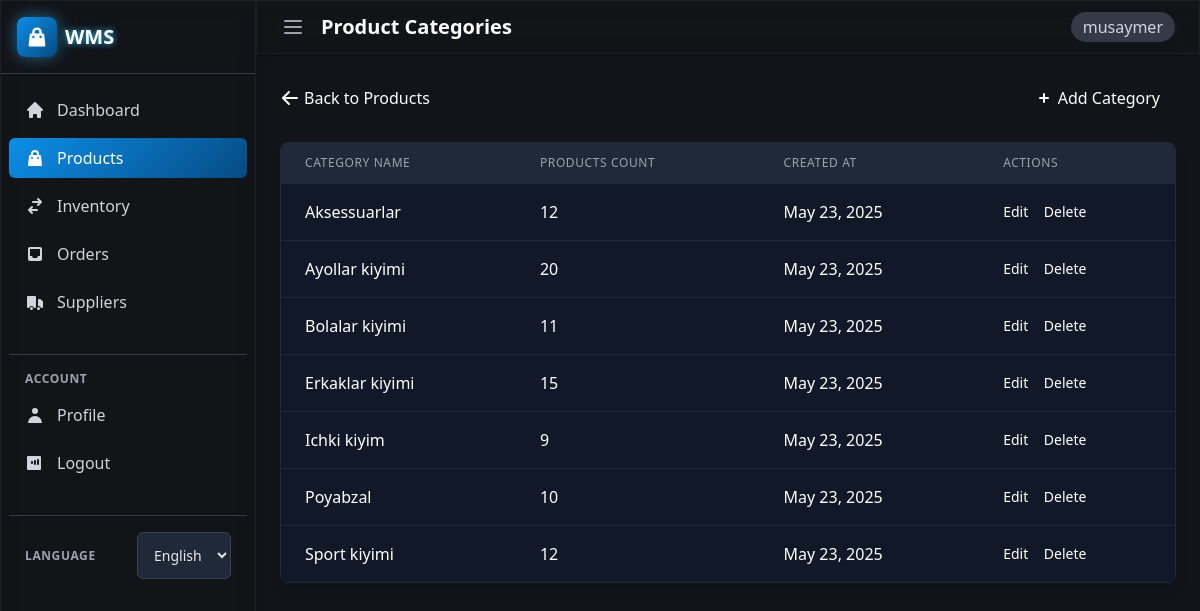
/products/categories/ (signed in), run on the app's committed database.
### products/models.py (models this page shows, shortened)
class Category(models.Model):
    name = models.CharField(_("Category Name"), max_length=100)
    description = models.TextField(_("Description"), blank=True, null=True)
    created_at = models.DateTimeField(_("Created At"), auto_now_add=True)
    updated_at = models.DateTimeField(_("Updated At"), auto_now=True)
    class Meta:
        verbose_name = _("Category")
        verbose_name_plural = _("Categories")

### products/views.py (the view)
# urls.py: path('categories/', views.category_list, name='category_list'),
@login_required
def category_list(request):
    categories = Category.objects.all().order_by('name')
    context = {
        'categories': categories,
    }
    return render(request, 'products/category_list.html', context)

### templates/products/category_list.html (shortened to what this page needs)
{% extends 'base.html' %}
{% load i18n %}
{% block header_title %}{% trans "Product Categories" %}{% endblock %}
{% block content %}
<div class="mb-6 flex items-center justify-between">
    <a href="{% url 'product_list' %}" class="text-primary-400 hover:text-primary-300 flex items-center">
        <svg xmlns="http://www.w3.org/2000/svg" class="h-5 w-5 mr-1" viewBox="0 0 20 20" fill="currentColor">
            <path fill-rule="evenodd" d="M9.707 16.707a1 1 0 01-1.414 0l-6-6a1 1 0 010-1.414l6-6a1 1 0 011.414 1.414L5.414 9H17a1 1 0 110 2H5.414l4.293 4.293a1 1 0 010 1.414z" clip-rule="evenodd" />
        </svg>
        {% trans "Back to Products" %}
    </a>
    <a href="{% url 'category_create' %}" class="px-4 py-2 bg-primary-500 text-white rounded-md hover:bg-primary-600 focus:outline-none focus:ring-2 focus:ring-primary-500 focus:ring-offset-2 focus:ring-offset-gray-900 transition-colors flex items-center">
        <svg xmlns="http://www.w3.org/2000/svg" class="h-5 w-5 mr-1" viewBox="0 0 20 20" fill="currentColor">
            <path fill-rule="evenodd" d="M10 5a1 1 0 011 1v3h3a1 1 0 110 2h-3v3a1 1 0 11-2 0v-3H6a1 1 0 110-2h3V6a1 1 0 011-1z" clip-rule="evenodd" />
        </svg>
        {% trans "Add Category" %}
    </a>
</div>
<div class="bg-gray-900 rounded-lg shadow-lg border border-gray-800 overflow-hidden animate-fade-in">
    <div class="overflow-x-auto">
        <table class="min-w-full divide-y divide-gray-800">
            <thead class="bg-gray-800">
                <tr>
                    <th scope="col" class="px-6 py-3 text-left text-xs font-medium text-gray-400 uppercase tracking-wider">
                        {% trans "Category Name" %}
                    </th>
                    <th scope="col" class="px-6 py-3 text-left text-xs font-medium text-gray-400 uppercase tracking-wider">
                        {% trans "Products Count" %}
                    </th>
                    <th scope="col" class="px-6 py-3 text-left text-xs font-medium text-gray-400 uppercase tracking-wider">
                        {% trans "Created At" %}
                    </th>
                    <th scope="col" class="px-6 py-3 text-left text-xs font-medium text-gray-400 uppercase tracking-wider">
                        {% trans "Actions" %}
                    </th>
                </tr>
            </thead>
            <tbody class="bg-gray-900 divide-y divide-gray-800">
                {% for category in categories %}
                <tr class="hover:bg-gray-800 transition-colors">
                    <td class="px-6 py-4 whitespace-nowrap">
                        <div class="font-medium">{{ category.name }}</div>
                    </td>
                    <td class="px-6 py-4 whitespace-nowrap">
                        {{ category.products.count }}
                    </td>
                    <td class="px-6 py-4 whitespace-nowrap">
                        {{ category.created_at|date:"M d, Y" }}
                    </td>
                    <td class="px-6 py-4 whitespace-nowrap text-sm">
                        <a href="{% url 'category_update' category.id %}" class="text-primary-400 hover:text-primary-300 mr-3">{% trans "Edit" %}</a>
                        <a href="{% url 'category_delete' category.id %}" class="text-primary-400 hover:text-primary-300">{% trans "Delete" %}</a>
                    </td>
                </tr>
                {% empty %}
                <tr>
                    <td colspan="4" class="px-6 py-4 text-center text-gray-400">
                        {% trans "No categories found. Add your first category!" %}
                    </td>
                </tr>
                {% endfor %}
            </tbody>
        </table>
    </div>
</div>
{% endblock %}

### templates/base.html (shortened to what this page needs)
{% load static %}
{% load i18n %}
<!DOCTYPE html>
<html lang="{{ LANGUAGE_CODE }}">
<head>
    <script src="https://cdn.tailwindcss.com"></script>
</head>
<body class="bg-dark-950 text-white min-h-screen flex flex-col">
    {% if user.is_authenticated %}
    <div class="flex h-screen overflow-hidden">
        <aside id="sidebar" class="glass w-64 fixed h-full transition-all duration-300 ease-in-out z-20 shadow-lg">
            <div class="flex items-center justify-between p-4 border-b border-dark-800">
                <div class="flex items-center space-x-2">
                    <div class="bg-gradient-brand p-2 rounded-lg shadow-glow">
                    </div>
                    <h1 class="text-xl font-bold neon-text">WMS</h1>
                </div>
            </div>
            <nav class="mt-4 px-2">
                <ul class="space-y-2">
                    <li>
                        <a href="{% url 'dashboard' %}" class="flex items-center px-4 py-2 text-gray-300 hover:bg-dark-800 hover:text-white rounded-md transition-colors group ">
                            <span>{% trans "Dashboard" %}</span>
                        </a>
                    </li>
                    <li>
                        <a href="{% url 'product_list' %}" class="flex items-center px-4 py-2 text-gray-300 hover:bg-dark-800 hover:text-white rounded-md transition-colors group {% if '/products/' in request.path %}bg-gradient-brand text-white{% endif %}">
                            <span>{% trans "Products" %}</span>
                        </a>
                    </li>
                    <li>
                        <a href="{% url 'stock_movement_list' %}" class="flex items-center px-4 py-2 text-gray-300 hover:bg-dark-800 hover:text-white rounded-md transition-colors group ">
                            <span>{% trans "Inventory" %}</span>
                        </a>
                    </li>
                    <li>
                        <a href="{% url 'order_list' %}" class="flex items-center px-4 py-2 text-gray-300 hover:bg-dark-800 hover:text-white rounded-md transition-colors group ">
                            <svg xmlns="http://www.w3.org/2000/svg" class="h-5 w-5 mr-3 group-hover:text-brand-400" viewBox="0 0 20 20" fill="currentColor">
                                <path fill-rule="evenodd" d="M5 3a2 2 0 00-2 2v10a2 2 0 002 2h10a2 2 0 002-2V5a2 2 0 00-2-2H5zm0 2h10v7h-2l-1 2H8l-1-2H5V5z" clip-rule="evenodd" />
                            </svg>
                            <span>{% trans "Orders" %}</span>
                        </a>
                    </li>
                    <li>
                        <a href="{% url 'supplier_list' %}" class="flex items-center px-4 py-2 text-gray-300 hover:bg-dark-800 hover:text-white rounded-md transition-colors group ">
                            <span>{% trans "Suppliers" %}</span>
                        </a>
                    </li>
                </ul>
                <div class="mt-8 pt-4 border-t border-dark-800">
                    <h3 class="px-4 text-xs font-semibold text-gray-400 uppercase tracking-wider">
                        {% trans "Account" %}
                    </h3>
                    <ul class="mt-2 space-y-2">
                        <li>
                            <a href="{% url 'profile' %}" class="flex items-center px-4 py-2 text-gray-300 hover:bg-dark-800 hover:text-white rounded-md transition-colors group ">
                                <svg xmlns="http://www.w3.org/2000/svg" class="h-5 w-5 mr-3 group-hover:text-brand-400" viewBox="0 0 20 20" fill="currentColor">
                                    <path fill-rule="evenodd" d="M10 9a3 3 0 100-6 3 3 0 000 6zm-7 9a7 7 0 1114 0H3z" clip-rule="evenodd" />
                                </svg>
                                <span>{% trans "Profile" %}</span>
                            </a>
                        </li>
                        <li>
                            <a href="{% url 'logout' %}" class="flex items-center px-4 py-2 text-gray-300 hover:bg-dark-800 hover:text-white rounded-md transition-colors group">
                                <span>{% trans "Logout" %}</span>
                            </a>
                        </li>
                    </ul>
                </div>
                <div class="mt-8 pt-4 border-t border-dark-800">
                    <div class="px-4 flex items-center justify-between">
                        <h3 class="text-xs font-semibold text-gray-400 uppercase tracking-wider">
                            {% trans "Language" %}
                        </h3>
                        <form action="{% url 'set_language' %}" method="post" class="inline">
                            <select name="language" onchange="this.form.submit()" class="bg-dark-800 text-white text-sm rounded-md border-0 focus:ring-2 focus:ring-brand-500">
                                {% get_current_language as CURRENT_LANGUAGE %}
                                {% get_available_languages as LANGUAGES %}
                                {% for lang_code, lang_name in LANGUAGES %}
                                    <option value="{{ lang_code }}" {% if lang_code == CURRENT_LANGUAGE %}selected{% endif %}>
                                        {{ lang_name }}
                                    </option>
                                {% endfor %}
                            </select>
                        </form>
                    </div>
                </div>
            </nav>
        </aside>
        <div class="flex-1 ml-64 transition-all duration-300 ease-in-out main-content">
            <header class="glass shadow-md sticky top-0 z-10">
                <div class="flex items-center justify-between px-6 py-3">
                    <div class="flex items-center">
                        <button id="sidebar-toggle" class="text-gray-400 hover:text-white mr-4">
                            <svg xmlns="http://www.w3.org/2000/svg" class="h-6 w-6" fill="none" viewBox="0 0 24 24" stroke="currentColor">
                                <path stroke-linecap="round" stroke-linejoin="round" stroke-width="2" d="M4 6h16M4 12h16M4 18h16" />
                            </svg>
                        </button>
                        <h2 class="text-xl font-semibold">{% block header_title %}{% trans "Dashboard" %}{% endblock %}</h2>
                    </div>
                    <div class="flex items-center space-x-4">
                        <div class="relative">
                            <span class="text-gray-300 bg-dark-800 px-3 py-1 rounded-full">{{ user.username }}</span>
                        </div>
                    </div>
                </div>
            </header>
            <main class="p-6 page-content">
                {% block content %}{% endblock %}
            </main>
        </div>
    </div>
    {% endif %}
</body>
</html>

### templates/base.html (style rules this page uses)
.bg-gradient-brand { background: linear-gradient(135deg, #0c8ee7 0%, #064b84 100%); }
.glass { background: rgba(19, 20, 25, 0.7); backdrop-filter: blur(10px); -webkit-backdrop-filter: blur(10px); border: 1px solid rgba(255, 255, 255, 0.05); }
.neon-text { text-shadow: 0 0 5px rgba(56, 189, 248, 0.7), 0 0 10px rgba(56, 189, 248, 0.5); }
input, select, textarea { background-color: #1f2937 !important; border: 1px solid #374151 !important; border-radius: 0.375rem !important; padding: 0.75rem !important; color: #e5e7eb !important; transition: all 0.2s ease !important; font-size: 0.875rem !important; }

### data on the page
Category: name "Aksessuarlar", products.count "12", created_at "May 23, 2025"
Category: name "Ayollar kiyimi", products.count "20", created_at "May 23, 2025"
Category: name "Bolalar kiyimi", products.count "11", created_at "May 23, 2025"
Category: name "Erkaklar kiyimi", products.count "15", created_at "May 23, 2025"
Category: name "Ichki kiyim", products.count "9", created_at "May 23, 2025"
Category: name "Poyabzal", products.count "10", created_at "May 23, 2025"
Category: name "Sport kiyimi", products.count "12", created_at "May 23, 2025"

### other printed values
{{ user.username }} "musaymer"
form field language "English"
